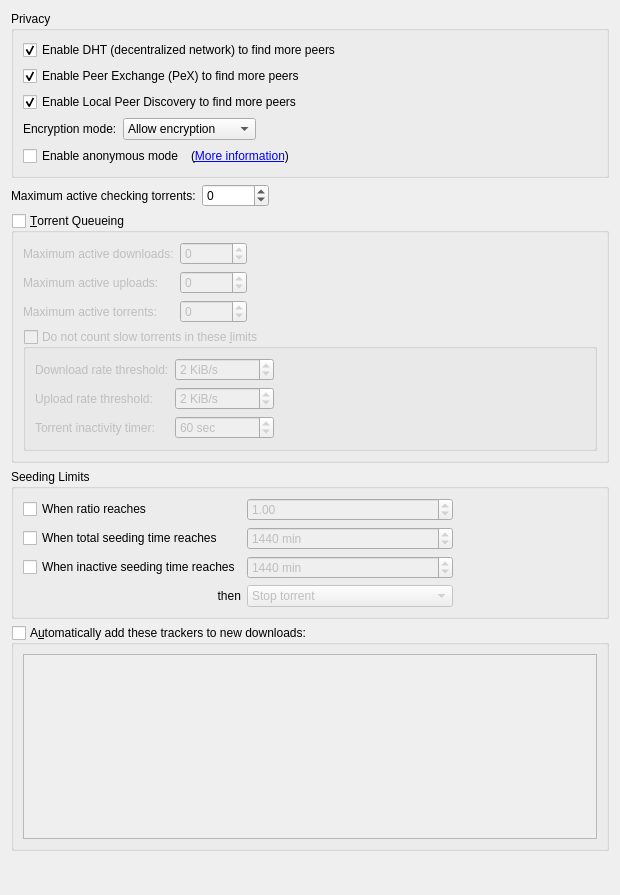
          <widget class="QWidget" name="scrollAreaWidgetContents_4">
           <property name="geometry">
            <rect>
             <x>0</x>
             <y>0</y>
             <width>620</width>
             <height>895</height>
            </rect>
           </property>
           <layout class="QVBoxLayout" name="verticalLayout_7">
            <item>
             <widget class="QGroupBox" name="AddBTFeaturesBox">
              <property name="title">
               <string>Privacy</string>
              </property>
              <layout class="QVBoxLayout" name="verticalLayout_14">
               <item>
                <widget class="QCheckBox" name="checkDHT">
                 <property name="toolTip">
                  <string>Find peers on the DHT network</string>
                 </property>
                 <property name="text">
                  <string>Enable DHT (decentralized network) to find more peers</string>
                 </property>
                 <property name="checked">
                  <bool>true</bool>
                 </property>
                </widget>
               </item>
               <item>
                <widget class="QCheckBox" name="checkPeX">
                 <property name="toolTip">
                  <string>Exchange peers with compatible Bittorrent clients (µTorrent, Vuze, ...)</string>
                 </property>
                 <property name="text">
                  <string>Enable Peer Exchange (PeX) to find more peers</string>
                 </property>
                 <property name="checked">
                  <bool>true</bool>
                 </property>
                </widget>
               </item>
               <item>
                <widget class="QCheckBox" name="checkLSD">
                 <property name="toolTip">
                  <string>Look for peers on your local network</string>
                 </property>
                 <property name="text">
                  <string>Enable Local Peer Discovery to find more peers</string>
                 </property>
                 <property name="checked">
                  <bool>true</bool>
                 </property>
                </widget>
               </item>
               <item>
                <layout class="QHBoxLayout">
                 <item>
                  <widget class="QLabel" name="lbl_encryption">
                   <property name="text">
                    <string>Encryption mode:</string>
                   </property>
                  </widget>
                 </item>
                 <item>
                  <widget class="QComboBox" name="comboEncryption">
                   <property name="toolTip">
                    <string>Allow encryption: Connect to peers regardless of setting
Require encryption: Only connect to peers with protocol encryption
Disable encryption: Only connect to peers without protocol encryption</string>
                   </property>
                   <item>
                    <property name="text">
                     <string>Allow encryption</string>
                    </property>
                   </item>
                   <item>
                    <property name="text">
                     <string>Require encryption</string>
                    </property>
                   </item>
                   <item>
                    <property name="text">
                     <string>Disable encryption</string>
                    </property>
                   </item>
                  </widget>
                 </item>
                 <item>
                  <spacer>
                   <property name="orientation">
                    <enum>Qt::Orientation::Horizontal</enum>
                   </property>
                   <property name="sizeHint" stdset="0">
                    <size>
                     <width>40</width>
                     <height>20</height>
                    </size>
                   </property>
                  </spacer>
                 </item>
                </layout>
               </item>
               <item>
                <layout class="QHBoxLayout" name="horizontalLayout_6">
                 <item>
                  <widget class="QCheckBox" name="checkAnonymousMode">
                   <property name="toolTip">
                    <string>Enable when using a proxy or a VPN connection</string>
                   </property>
                   <property name="text">
                    <string>Enable anonymous mode</string>
                   </property>
                  </widget>
                 </item>
                 <item>
                  <widget class="QLabel" name="label_anonymous">
                   <property name="text">
                    <string>(&lt;a href=&quot;https://github.com/qbittorrent/qBittorrent/wiki/Anonymous-Mode&quot;&gt;More information&lt;/a&gt;)</string>
                   </property>
                   <property name="openExternalLinks">
                    <bool>true</bool>
                   </property>
                  </widget>
                 </item>
                 <item>
                  <spacer name="horizontalSpacer_14">
                   <property name="orientation">
                    <enum>Qt::Orientation::Horizontal</enum>
                   </property>
                   <property name="sizeHint" stdset="0">
                    <size>
                     <width>40</width>
                     <height>20</height>
                    </size>
                   </property>
                  </spacer>
                 </item>
                </layout>
               </item>
              </layout>
             </widget>
            </item>
            <item>
             <layout class="QHBoxLayout" name="horizontalLayout_20">
              <item>
               <widget class="QLabel" name="labelMaxActiveCheckingTorrents">
                <property name="text">
                 <string>Maximum active checking torrents:</string>
                </property>
               </widget>
              </item>
              <item>
               <widget class="QSpinBox" name="spinBoxMaxActiveCheckingTorrents">
                <property name="specialValueText">
                 <string notr="true">∞</string>
                </property>
                <property name="minimum">
                 <number>-1</number>
                </property>
                <property name="maximum">
                 <number>2147483647</number>
                </property>
               </widget>
              </item>
              <item>
               <spacer name="horizontalSpacer_21">
                <property name="orientation">
                 <enum>Qt::Orientation::Horizontal</enum>
                </property>
                <property name="sizeHint" stdset="0">
                 <size>
                  <width>40</width>
                  <height>20</height>
                 </size>
                </property>
               </spacer>
              </item>
             </layout>
            </item>
            <item>
             <widget class="QGroupBox" name="checkEnableQueueing">
              <property name="title">
               <string>&amp;Torrent Queueing</string>
              </property>
              <property name="checkable">
               <bool>true</bool>
              </property>
              <property name="checked">
               <bool>false</bool>
              </property>
              <layout class="QGridLayout" name="gridLayout_2">
               <item row="0" column="0">
                <widget class="QLabel" name="label_max_active_dl">
                 <property name="text">
                  <string>Maximum active downloads:</string>
                 </property>
                </widget>
               </item>
               <item row="0" column="1">
                <widget class="QSpinBox" name="spinMaxActiveDownloads">
                 <property name="specialValueText">
                  <string>∞</string>
                 </property>
                 <property name="minimum">
                  <number>-1</number>
                 </property>
                 <property name="maximum">
                  <number>2147483647</number>
                 </property>
                </widget>
               </item>
               <item row="1" column="0">
                <widget class="QLabel" name="label_max_active_up">
                 <property name="text">
                  <string>Maximum active uploads:</string>
                 </property>
                </widget>
               </item>
               <item row="1" column="1">
                <widget class="QSpinBox" name="spinMaxActiveUploads">
                 <property name="specialValueText">
                  <string>∞</string>
                 </property>
                 <property name="minimum">
                  <number>-1</number>
                 </property>
                 <property name="maximum">
                  <number>2147483647</number>
                 </property>
                </widget>
               </item>
               <item row="2" column="0">
                <widget class="QLabel" name="maxActiveTorrents_lbl">
                 <property name="text">
                  <string>Maximum active torrents:</string>
                 </property>
                </widget>
               </item>
               <item row="2" column="1">
                <widget class="QSpinBox" name="spinMaxActiveTorrents">
                 <property name="specialValueText">
                  <string>∞</string>
                 </property>
                 <property name="minimum">
                  <number>-1</number>
                 </property>
                 <property name="maximum">
                  <number>2147483647</number>
                 </property>
                </widget>
               </item>
               <item row="0" column="2">
                <spacer name="horizontalSpacer_7">
                 <property name="orientation">
                  <enum>Qt::Orientation::Horizontal</enum>
                 </property>
                 <property name="sizeHint" stdset="0">
                  <size>
                   <width>40</width>
                   <height>20</height>
                  </size>
                 </property>
                </spacer>
               </item>
               <item row="3" column="0" colspan="3">
                <widget class="QGroupBox" name="checkIgnoreSlowTorrentsForQueueing">
                 <property name="title">
                  <string>Do not count slow torrents in these &amp;limits</string>
                 </property>
                 <property name="checkable">
                  <bool>true</bool>
                 </property>
                 <property name="checked">
                  <bool>false</bool>
                 </property>
                 <layout class="QGridLayout" name="gridLayout_13">
                  <item row="0" column="1">
                   <widget class="QSpinBox" name="spinDownloadRateForSlowTorrents">
                    <property name="suffix">
                     <string> KiB/s</string>
                    </property>
                    <property name="maximum">
                     <number>2000000</number>
                    </property>
                    <property name="value">
                     <number>2</number>
                    </property>
                   </widget>
                  </item>
                  <item row="1" column="1">
                   <widget class="QSpinBox" name="spinUploadRateForSlowTorrents">
                    <property name="suffix">
                     <string> KiB/s</string>
                    </property>
                    <property name="maximum">
                     <number>2000000</number>
                    </property>
                    <property name="value">
                     <number>2</number>
                    </property>
                   </widget>
                  </item>
                  <item row="1" column="0">
                   <widget class="QLabel" name="labelUploadRateForSlowTorrents">
                    <property name="text">
                     <string>Upload rate threshold:</string>
                    </property>
                   </widget>
                  </item>
                  <item row="0" column="0">
                   <widget class="QLabel" name="labelDownloadRateForSlowTorrents">
                    <property name="text">
                     <string>Download rate threshold:</string>
                    </property>
                   </widget>
                  </item>
                  <item row="0" column="2">
                   <spacer name="horizontalSpacer_9">
                    <property name="orientation">
                     <enum>Qt::Orientation::Horizontal</enum>
                    </property>
                    <property name="sizeHint" stdset="0">
                     <size>
                      <width>40</width>
                      <height>20</height>
                     </size>
                    </property>
                   </spacer>
                  </item>
                  <item row="2" column="1">
                   <widget class="QSpinBox" name="spinSlowTorrentsInactivityTimer">
                    <property name="suffix">
                     <string extracomment="seconds"> sec</string>
                    </property>
                    <property name="minimum">
                     <number>1</number>
                    </property>
                    <property name="maximum">
                     <number>999999</number>
                    </property>
                    <property name="value">
                     <number>60</number>
                    </property>
                   </widget>
                  </item>
                  <item row="2" column="0">
                   <widget class="QLabel" name="labelSlowTorrentInactivityTimer">
                    <property name="text">
                     <string>Torrent inactivity timer:</string>
                    </property>
                   </widget>
                  </item>
                 </layout>
                </widget>
               </item>
              </layout>
             </widget>
            </item>
            <item>
             <widget class="QGroupBox" name="seedingLimitsBox">
              <property name="title">
               <string>Seeding Limits</string>
              </property>
              <layout class="QGridLayout" name="gridLayout_15">
               <item row="0" column="0">
                <widget class="QCheckBox" name="checkMaxRatio">
                 <property name="text">
                  <string>When ratio reaches</string>
                 </property>
                </widget>
               </item>
               <item row="0" column="1">
                <widget class="QDoubleSpinBox" name="spinMaxRatio">
                 <property name="enabled">
                  <bool>false</bool>
                 </property>
                 <property name="maximum">
                  <double>9998.000000000000000</double>
                 </property>
                 <property name="singleStep">
                  <double>0.050000000000000</double>
                 </property>
                 <property name="value">
                  <double>1.000000000000000</double>
                 </property>
                </widget>
               </item>
               <item row="0" column="2">
                <spacer name="horizontalSpacer_2">
                 <property name="orientation">
                  <enum>Qt::Orientation::Horizontal</enum>
                 </property>
                 <property name="sizeHint" stdset="0">
                  <size>
                   <width>40</width>
                   <height>20</height>
                  </size>
                 </property>
                </spacer>
               </item>
               <item row="1" column="0">
                <widget class="QCheckBox" name="checkMaxSeedingMinutes">
                 <property name="text">
                  <string>When total seeding time reaches</string>
                 </property>
                </widget>
               </item>
               <item row="1" column="1">
                <widget class="QSpinBox" name="spinMaxSeedingMinutes">
                 <property name="enabled">
                  <bool>false</bool>
                 </property>
                 <property name="suffix">
                  <string extracomment="minutes"> min</string>
                 </property>
                 <property name="maximum">
                  <number>9999999</number>
                 </property>
                 <property name="value">
                  <number>1440</number>
                 </property>
                </widget>
               </item>
               <item row="2" column="0">
                <widget class="QCheckBox" name="checkMaxInactiveSeedingMinutes">
                 <property name="text">
                  <string>When inactive seeding time reaches</string>
                 </property>
                </widget>
               </item>
               <item row="2" column="1">
                <widget class="QSpinBox" name="spinMaxInactiveSeedingMinutes">
                 <property name="enabled">
                  <bool>false</bool>
                 </property>
                 <property name="suffix">
                  <string extracomment="minutes"> min</string>
                 </property>
                 <property name="maximum">
                  <number>9999999</number>
                 </property>
                 <property name="value">
                  <number>1440</number>
                 </property>
                </widget>
               </item>
               <item row="3" column="0">
                <widget class="QLabel" name="label">
                 <property name="text">
                  <string>then</string>
                 </property>
                 <property name="alignment">
                  <set>Qt::AlignmentFlag::AlignRight|Qt::AlignmentFlag::AlignTrailing|Qt::AlignmentFlag::AlignVCenter</set>
                 </property>
                </widget>
               </item>
               <item row="3" column="1">
                <widget class="QComboBox" name="comboRatioLimitAct">
                 <property name="enabled">
                  <bool>false</bool>
                 </property>
                 <item>
                  <property name="text">
                   <string>Stop torrent</string>
                  </property>
                 </item>
                 <item>
                  <property name="text">
                   <string>Remove torrent</string>
                  </property>
                 </item>
                 <item>
                  <property name="text">
                   <string>Remove torrent and its files</string>
                  </property>
                 </item>
                 <item>
                  <property name="text">
                   <string>Enable super seeding for torrent</string>
                  </property>
                 </item>
                </widget>
               </item>
              </layout>
             </widget>
            </item>
            <item>
             <widget class="QGroupBox" name="checkEnableAddTrackers">
              <property name="title">
               <string>A&amp;utomatically add these trackers to new downloads:</string>
              </property>
              <property name="checkable">
               <bool>true</bool>
              </property>
              <property name="checked">
               <bool>false</bool>
              </property>
              <layout class="QGridLayout" name="gridLayout_16">
               <item row="0" column="0">
                <widget class="QPlainTextEdit" name="textTrackers"/>
               </item>
              </layout>
             </widget>
            </item>
            <item>
             <spacer name="verticalSpacer_8">
              <property name="orientation">
               <enum>Qt::Orientation::Vertical</enum>
              </property>
              <property name="sizeHint" stdset="0">
               <size>
                <width>20</width>
                <height>40</height>
               </size>
              </property>
             </spacer>
            </item>
           </layout>
          </widget>
